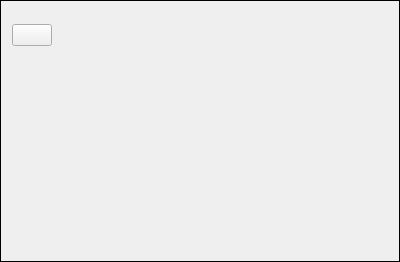
<?xml version="1.0" encoding="UTF-8"?>
<ui version="4.0">
 <class>PrefabFrame</class>
 <widget class="QFrame" name="PrefabFrame">
  <property name="geometry">
   <rect>
    <x>0</x>
    <y>0</y>
    <width>400</width>
    <height>262</height>
   </rect>
  </property>
  <property name="sizePolicy">
   <sizepolicy hsizetype="Preferred" vsizetype="Minimum">
    <horstretch>0</horstretch>
    <verstretch>0</verstretch>
   </sizepolicy>
  </property>
  <property name="maximumSize">
   <size>
    <width>16777215</width>
    <height>16777215</height>
   </size>
  </property>
  <property name="windowTitle">
   <string>Frame</string>
  </property>
  <property name="frameShape">
   <enum>QFrame::Box</enum>
  </property>
  <layout class="QHBoxLayout" name="horizontalLayout">
   <property name="sizeConstraint">
    <enum>QLayout::SetMinimumSize</enum>
   </property>
   <item>
    <layout class="QVBoxLayout" name="verticalLayout">
     <property name="spacing">
      <number>0</number>
     </property>
     <property name="sizeConstraint">
      <enum>QLayout::SetMinimumSize</enum>
     </property>
     <item>
      <widget class="QFrame" name="frame">
       <property name="sizePolicy">
        <sizepolicy hsizetype="Minimum" vsizetype="Preferred">
         <horstretch>0</horstretch>
         <verstretch>0</verstretch>
        </sizepolicy>
       </property>
       <property name="frameShape">
        <enum>QFrame::NoFrame</enum>
       </property>
       <property name="frameShadow">
        <enum>QFrame::Raised</enum>
       </property>
       <layout class="QHBoxLayout" name="horizontalLayout_3">
        <property name="spacing">
         <number>6</number>
        </property>
        <property name="leftMargin">
         <number>0</number>
        </property>
        <property name="topMargin">
         <number>6</number>
        </property>
        <property name="rightMargin">
         <number>9</number>
        </property>
        <property name="bottomMargin">
         <number>6</number>
        </property>
        <item>
         <widget class="QPushButton" name="pushButton_DeleteItem">
          <property name="text">
           <string/>
          </property>
          <property name="icon">
           <iconset resource="../resources/images.qrc">
            <normaloff>:/icons/delete.ico</normaloff>:/icons/delete.ico</iconset>
          </property>
         </widget>
        </item>
        <item>
         <widget class="QLabel" name="label_Name">
          <property name="sizePolicy">
           <sizepolicy hsizetype="Preferred" vsizetype="Minimum">
            <horstretch>0</horstretch>
            <verstretch>0</verstretch>
           </sizepolicy>
          </property>
          <property name="text">
           <string/>
          </property>
         </widget>
        </item>
        <item>
         <spacer name="horizontalSpacer_2">
          <property name="orientation">
           <enum>Qt::Horizontal</enum>
          </property>
          <property name="sizeHint" stdset="0">
           <size>
            <width>40</width>
            <height>20</height>
           </size>
          </property>
         </spacer>
        </item>
       </layout>
      </widget>
     </item>
     <item>
      <widget class="ClickableGraphicsView" name="graphicsView_Prefab">
       <property name="sizePolicy">
        <sizepolicy hsizetype="Expanding" vsizetype="Minimum">
         <horstretch>0</horstretch>
         <verstretch>0</verstretch>
        </sizepolicy>
       </property>
       <property name="autoFillBackground">
        <bool>false</bool>
       </property>
       <property name="styleSheet">
        <string notr="true">background-color: transparent</string>
       </property>
      </widget>
     </item>
    </layout>
   </item>
   <item>
    <spacer name="horizontalSpacer">
     <property name="orientation">
      <enum>Qt::Horizontal</enum>
     </property>
     <property name="sizeHint" stdset="0">
      <size>
       <width>40</width>
       <height>20</height>
      </size>
     </property>
    </spacer>
   </item>
  </layout>
 </widget>
 <customwidgets>
  <customwidget>
   <class>ClickableGraphicsView</class>
   <extends>QGraphicsView</extends>
   <header>graphicsview.h</header>
  </customwidget>
 </customwidgets>
 <resources>
  <include location="../resources/images.qrc"/>
 </resources>
 <connections/>
</ui>
